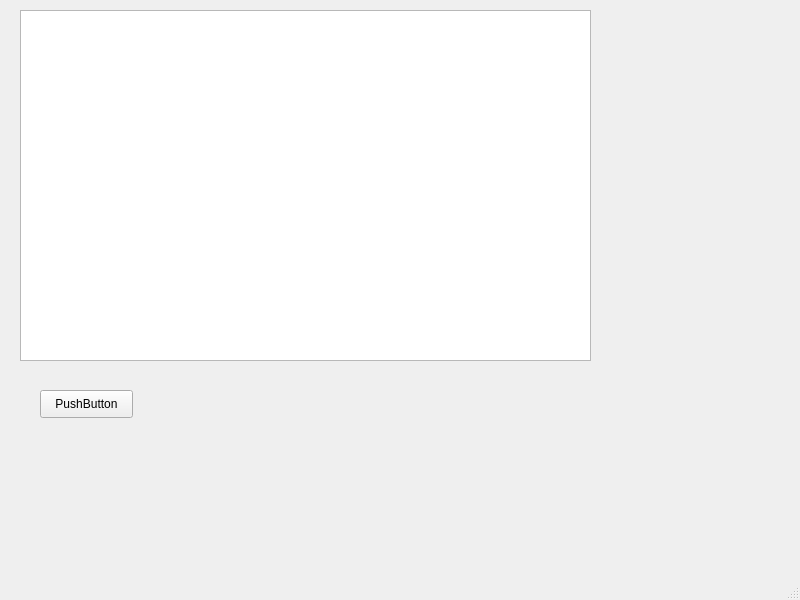
<?xml version="1.0" encoding="UTF-8"?>
<ui version="4.0">
 <class>MainWindow</class>
 <widget class="QMainWindow" name="MainWindow">
  <property name="geometry">
   <rect>
    <x>0</x>
    <y>0</y>
    <width>800</width>
    <height>600</height>
   </rect>
  </property>
  <property name="windowTitle">
   <string>MainWindow</string>
  </property>
  <widget class="QWidget" name="centralwidget">
   <widget class="QTextEdit" name="textEdit">
    <property name="geometry">
     <rect>
      <x>20</x>
      <y>10</y>
      <width>571</width>
      <height>351</height>
     </rect>
    </property>
   </widget>
   <widget class="QPushButton" name="pushButton">
    <property name="geometry">
     <rect>
      <x>40</x>
      <y>390</y>
      <width>93</width>
      <height>28</height>
     </rect>
    </property>
    <property name="text">
     <string>PushButton</string>
    </property>
   </widget>
  </widget>
  <widget class="QMenuBar" name="menubar">
   <property name="geometry">
    <rect>
     <x>0</x>
     <y>0</y>
     <width>800</width>
     <height>26</height>
    </rect>
   </property>
  </widget>
  <widget class="QStatusBar" name="statusbar"/>
 </widget>
 <resources/>
 <connections/>
</ui>
